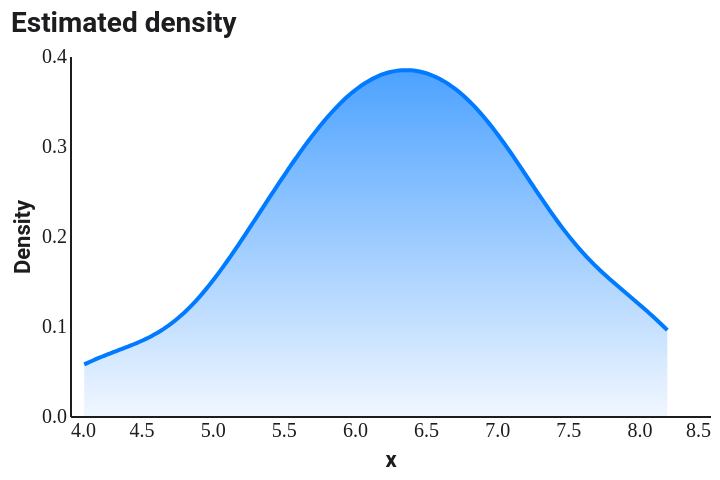

Here is the Vega-Lite specification saved for this chart:
### Vega-Lite specification from a JSON file in a GitHub repository (floating-point values rounded to 4 significant figures)
{"$schema": "https://vega.github.io/schema/vega-lite/v5.json", "config": {"background": "#FFFFFF", "font": "Roboto, Roboto Serif, Roboto Mono, system-ui, sans-serif", "view": {"stroke": null, "cornerRadius": 10}, "axis": {"domain": true, "domainColor": "#1D1D1F", "labelColor": "#1D1D1F", "titleColor": "#1D1D1F", "grid": false, "ticks": false, "labelFont": "Roboto Mono", "titleFont": "Roboto"}, "axisTop": {"domain": false, "domainColor": null, "labels": false, "ticks": false, "title": null}, "axisRight": {"domain": false, "domainColor": null, "labels": false, "ticks": false, "title": null}, "legend": {"titleFont": "Roboto", "labelFont": "Roboto", "labelColor": "#1D1D1F", "titleColor": "#1D1D1F"}, "title": {"font": "Roboto", "fontSize": 14, "color": "#1D1D1F", "subtitleFont": "Roboto", "subtitleColor": "#1D1D1F"}, "range": {"category": ["#FF3B30", "#FF9500", "#FFCC00", "#28CD41", "#79DBDC", "#007AFF", "#AF52DE", "#FF2D55"]}, "bar": {"cornerRadiusEnd": 4}, "line": {"strokeWidth": 2}, "point": {"filled": true, "size": 40}}, "width": 320, "height": 180, "title": {"text": "Estimated density", "anchor": "start"}, "data": {"values": [{"x": 4.1}, {"x": 4.5}, {"x": 5.0}, {"x": 5.2}, {"x": 5.3}, {"x": 5.5}, {"x": 5.6}, {"x": 5.8}, {"x": 6.0}, {"x": 6.1}, {"x": 6.2}, {"x": 6.3}, {"x": 6.5}, {"x": 6.6}, {"x": 6.8}, {"x": 7.0}, {"x": 7.1}, {"x": 7.3}, {"x": 7.5}, {"x": 7.8}, {"x": 8.0}, {"x": 8.2}, {"x": 5.9}, {"x": 6.4}, {"x": 6.7}, {"x": 6.9}, {"x": 7.2}, {"x": 5.7}, {"x": 6.1}, {"x": 6.6}]}, "transform": [{"density": "x", "bandwidth": 0.4}], "mark": {"type": "area", "line": {"color": "#007AFF"}, "color": {"x1": 1, "y1": 1, "x2": 1, "y2": 0, "gradient": "linear", "stops": [{"offset": 0, "color": "#EAF3FF"}, {"offset": 1, "color": "#007AFF"}]}}, "encoding": {"x": {"field": "value", "type": "quantitative", "axis": {"title": "x"}}, "y": {"field": "density", "type": "quantitative", "axis": {"title": "Density"}}}}
